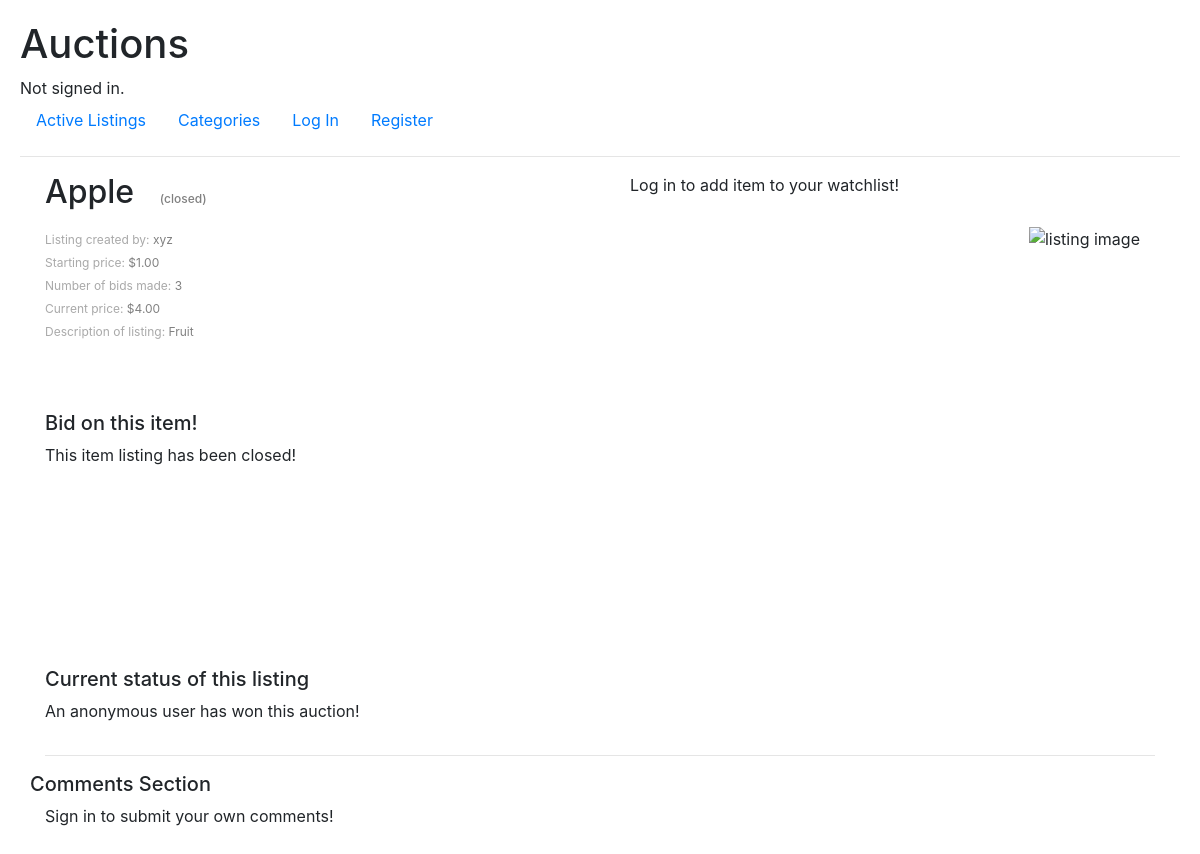
The page /listing-page/6 on the database its author committed.
### auctions/models.py (models this page shows, shortened)
class Listings(models.Model):
    owner = models.ForeignKey(
        User, on_delete=models.CASCADE, related_name="owned_listings")
    title = models.CharField(
        max_length=64, help_text="The title to be displayed for the listing")
    description = models.CharField(max_length=2048, help_text="A longer description that lets users know more about "
                                                              "what you're selling!")
    starting_bid = models.DecimalField(max_digits=8, decimal_places=2, help_text="What is the starting price you want "
                                                                                 "to sell your product for? All "
                                                                                 "prices are in USD!")
    image_url = models.CharField(max_length=2048, blank=True, help_text="This is not required, but if you want to "
                                                                        "include an image for your product, "
                                                                        "please include an online url for it here!")
    category = models.CharField(max_length=64, blank=True, help_text="Again, not required, but this could help your "
                                                                     "product gain the spotlight it deserves! "
                                                                     "Examples of categories include Fashion, Toys, "
                                                                     "Electronics, Home, etc.")
    watchlist_users = models.ManyToManyField(
        User, blank=True, related_name="watchlist_items")
    closed = models.BooleanField(default=False)
    def current_price(self):
        return max([bid.value_offer for bid in self.bids.all()]+[self.starting_bid])
    def no_of_bids(self):
        return len(self.bids.all())
    def current_winning_bidder(self):
        return self.bids.get(value_offer=self.current_price()).user if self.no_of_bids() > 0 else None

class User(AbstractUser):
    pass

class Bids(models.Model):
    listing = models.ForeignKey(
        Listings, on_delete=models.CASCADE, related_name="bids")
    value_offer = models.DecimalField(max_digits=8, decimal_places=2, help_text="How much are you willing to pay for "
                                                                                "this item?")
    user = models.ForeignKey(
        User, on_delete=models.CASCADE, related_name="bids_made")

### auctions/views.py (the view)
def listing_page(request, listing_id, bid_form=None):
    listing = Listings.objects.get(pk=listing_id)
    print(listing.closed)
    if request.user.is_authenticated:
        is_watch_list = request.user.watchlist_items.filter(
            pk=listing_id).exists()
        if not bid_form:
            bid_form = BidForm()
        is_mine = listing.owner == request.user
    else:
        is_watch_list = None
        bid_form = None
        is_mine = None
    return render(request, "auctions/listing.html", {
        'listing': listing,
        'is_watchlist': is_watch_list,
        'form': bid_form,
        'is_mine': is_mine
    })

### auctions/templates/auctions/listing.html (shortened to what this page needs)
{% extends "auctions/layout.html" %}
{% block body %}
<div class="listing-page-body container">
    <div class="row">
        <div class="col-6 listing-page-left-half">
            <div class="listing-page-quick-info">
                <h2>{{ listing.title }} {% if listing.closed %} &nbsp;
                    <span class="listing-closed-info">(closed)</span> {% endif %}
                </h2>
                <p>Listing created by: <span class="listing-info-value">{{ listing.owner }}
                        {% if is_mine %} (you!) {% endif %}</span></p>
                <p>Starting price: <span class="listing-info-value">${{ listing.starting_bid }}</span></p>
                <p>Number of bids made: <span class="listing-info-value">{{ listing.no_of_bids }}</span></p>
                <p>Current price: <span class="listing-info-value">${{ listing.current_price }}</span></p>
                <p>Description of listing: <span class="listing-info-value">{{ listing.description }}</span></p>
            </div>
            <div class="listing-page-bid-section">
                <h5>Bid on this item!</h5>
                {% if user.is_authenticated %}
                {% if listing.closed %}
                <p class="listing-closed-info">This listing has been closed!</p>
                {% endif %}
                <fieldset {% if listing.closed %} disabled class="disabled" {% endif %}>
                    <form method="post" action="{% url 'create bid' listing.pk %}">
                        {% csrf_token %}
                        {% for field in form %}
                        <div class="form-group row">
                            <label class="col-3 col-form-label" for="{{ field.id_for_label }}">{{ field.label }}:
                            </label>
                            <div class="col-9">
                                {% if field.help_text %}
                                <p class="help">{{ field.help_text }}</p>
                                {% endif %}
                                {{ field }}
                                {{ field.errors }}
                            </div>
                        </div>
                        {% endfor %}
                        <button type="submit" class="btn btn-primary">Make bid</button>
                    </form>
                </fieldset>
                {% else %}
                {% if listing.closed %}
                <p>This item listing has been closed!</p>
                {% else %}
                <p>Please sign in to bid on this item!</p>
                {% endif %}
                {% endif %}
            </div>
        </div>
        <div class="col-6 listing-page-right-half">
            <div class="container">
                <div class="row watchlist-section no-gutters align-items-center">
                    {% if user.is_authenticated %}
                    <div class="col-10">
                        <p>{% if is_watchlist %}
                            Item is in watchlist
                            {% else %}
                            Item is not in watchlist
                            {% endif %}
                        </p>
                    </div>
                    <div class="col-2">
                        <form action="{% url 'watchlist action' listing.pk %}" method="POST">
                            {% csrf_token %}
                            <button type="submit">
                            </button>
                        </form>
                    </div>
                    {% else %}
                    <p> Log in to add item to your watchlist!</p>
                    {% endif %}
                </div>
                <div class="row listing-image-listing">
                    <div class="col">
                        <img class="float-right" src="{% if listing.image_url %} {{ listing.image_url }} {% else %}
                    https://sjkelectrical.com.my/img/default-image.jpg {% endif %}" alt="listing  image">
                    </div>
                </div>
            </div>
        </div>
    </div>
    <div class="row listing-page-end-result">
        <div class="col-12">
            <h5>Current status of this listing</h5>
            {% if listing.closed %}
            {% if is_mine %}
            {% if listing.current_winning_bidder %}
            <p> Your listing was sold to {{ listing.current_winning_bidder }} </p>
            {% else %}
            <p> Your listing was not sold to anyone.</p>
            {% endif %}
            {% else %}
            {% if listing.current_winning_bidder == user %}
            <p> You have won this auction!</p>
            {% elif listing.current_winning_bidder is None %}
            <p> Nobody bid on this listing and it has been closed. </p>
            {% else %}
            <p> An anonymous user has won this auction!</p>
            {% endif %}
            {% endif %}
            {% else %}
            <p> This listing is still accepting bids!</p>
            {% endif %}
        </div>
    </div>
    <hr />
    <div class="row listing-comments-section">
        <h5>Comments Section</h5>
        <div class="container">
            {% if user.is_authenticated %}
            <div class="row type-your-comment">
                <div class="col">
                    <form action="{% url 'leave comment' listing.pk %}" method="post" id="comment-form">
                        {% csrf_token %}
                        <div class="form-group row">
                            <label for="comment" class="col-12 col-form-label"> Your comment</label>
                        </div>
                        <div class="form-group row">
                            <textarea id="comment" name="comment" placeholder="type your comment here..."
                                class="col-6"></textarea>
                        </div>
                        <div class="form-group row">
                            <input type="submit" value="Submit" class="col-2">
                        </div>
                    </form>
                </div>
            </div>
            {% else %}
            <p>Sign in to submit your own comments!</p>
            {% endif %}
        </div>
    </div>
</div>
{% endblock %}

### auctions/static/auctions/styles.css (style rules this page uses)
body { padding: 20px; }
.listing-page-quick-info p { margin-bottom: 5px; font-size: 12px; color: darkgray; }
.listing-page-quick-info .listing-info-value { color: gray; }
.listing-page-quick-info h2 { margin-bottom: 20px; }
.listing-image-listing { @extends %listing-image-properties; height: 400px; margin-top: 30px; }
.watchlist-section p { text-align: right; margin: 0; }
.listing-page-bid-section { margin-top: 70px; }
.listing-page-end-result { margin-top: 40px; }
.listing-closed-info { font-size: 12px; color: gray; }

### rows shown on the page
Listings: title "Apple", owner "xyz", starting_bid "1.00", no_of_bids "3", current_price "4.00", description "Fruit"
